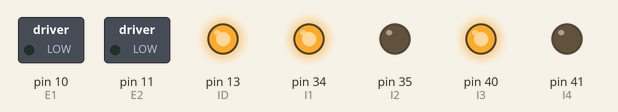
Recording of a sketch running on a simulated Arduino Mega 2560, built with avr-gcc and run on an emulated ATmega2560. On the bench: switched loads named in the sketch (green lamp = pin HIGH), output pins drawn as LEDs (lit = HIGH).

Above: at 5.0 s.
At 15.0 s:
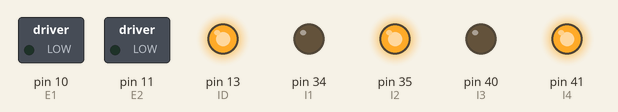
Timing chart, 0 to 23.0 s (numbered marks = the images above):
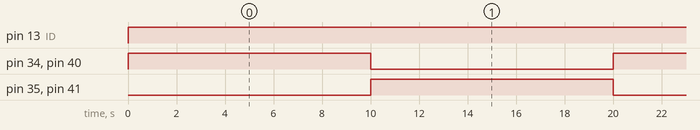

The sketch:

motor_x2.ino
```cpp
#define E1 10  // Enable Pin for motor 1
#define E2 11  // Enable Pin for motor 2

#define I1 34  // Control pin 1 for motor 1
#define I2 35  // Control pin 2 for motor 1
#define I3 40  // Control pin 1 for motor 2
#define I4 41  // Control pin 2 for motor 2
#define ID 13  // Control pin 2 for motor 2

void setup() {

    pinMode(E1, OUTPUT);
    pinMode(E2, OUTPUT);

    pinMode(I1, OUTPUT);
    pinMode(I2, OUTPUT);
    pinMode(I3, OUTPUT);
    pinMode(I4, OUTPUT);
    pinMode(ID, OUTPUT);

}

void loop() {


    digitalWrite(I1, HIGH);
    digitalWrite(I2, LOW);
    digitalWrite(I3, HIGH);
    digitalWrite(I4, LOW);
    digitalWrite(ID, HIGH);
    delay(10000);

    // change direction

    digitalWrite(I1, LOW);
    digitalWrite(I2, HIGH);
    digitalWrite(I3, LOW);
    digitalWrite(I4, HIGH);

    delay(10000);
}
```

Measured:
- by itself, pin 13 (ID): LOW → HIGH at 0.00 s
- by itself, pin 34 (I1), pin 35 (I2), pin 40 (I3), pin 41 (I4): alternates HIGH for 10.0 s and LOW for 10.0 s
